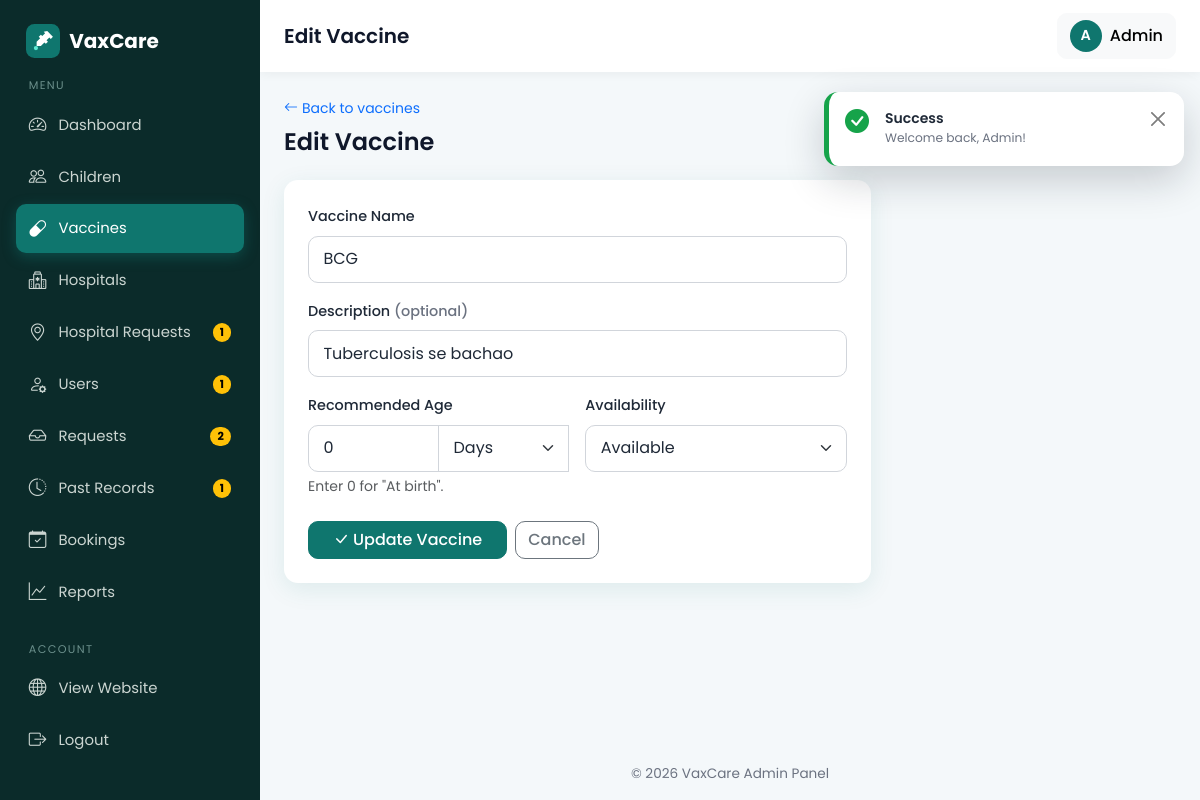
/admin/vaccine_form.php?id=1 (signed in), run on the app's committed database.
### tables this page shows
CREATE TABLE vaccines (
  id INT AUTO_INCREMENT PRIMARY KEY,
  vaccine_name VARCHAR(120) NOT NULL,
  description VARCHAR(255),
  recommended_age VARCHAR(50),               
  recommended_age_days INT NOT NULL DEFAULT 0,
  availability ENUM('available','unavailable') NOT NULL DEFAULT 'available'
);

### admin/vaccine_form.php (the view, shortened to what this page needs)
<?php
require_once __DIR__ . '/../includes/auth.php';
require_once __DIR__ . '/../config/db.php';
$id     = (int)($_GET['id'] ?? 0);
$isEdit = $id > 0;
$units = ['days' => 1, 'weeks' => 7, 'months' => 30, 'years' => 365];
$data = [
    'vaccine_name' => '',
    'description'  => '',
    'age_value'    => '0',
    'age_unit'     => 'weeks',
    'availability' => 'available',
];
if ($isEdit) {
    $stmt = $pdo->prepare('SELECT * FROM vaccines WHERE id = ?');
    $stmt->execute([$id]);
    $row = $stmt->fetch();
    [$value, $unit] = split_age_days($row['recommended_age_days']);
    $data = [
        'vaccine_name' => $row['vaccine_name'],
        'description'  => (string)$row['description'],
        'age_value'    => (string)$value,
        'age_unit'     => $unit,
        'availability' => $row['availability'],
    ];
}
$pageTitle  = $isEdit ? 'Edit Vaccine' : 'Add Vaccine';
require_once __DIR__ . '/../includes/admin_header.php';
?>
<div class="mb-4">
  <a href="<?= BASE_URL ?>/admin/vaccines.php" class="text-decoration-none small">
    <i class="bi bi-arrow-left me-1"></i>Back to vaccines
  </a>
  <h4 class="mt-2 mb-0"><?= e($pageTitle) ?></h4>
</div>
<div class="row">
  <div class="col-lg-8">
    <div class="card">
      <div class="card-body p-4">
        <form method="post" class="needs-validation" novalidate>
          <div class="row g-3">
            <div class="col-12">
              <label for="vaccine_name" class="form-label">Vaccine Name</label>
              <input type="text" class="form-control" id="vaccine_name" name="vaccine_name"
                     value="<?= e($data['vaccine_name']) ?>" minlength="3" maxlength="120" required>
            </div>
            <div class="col-12">
              <label for="description" class="form-label">Description <span class="text-muted">(optional)</span></label>
              <input type="text" class="form-control" id="description" name="description"
                     value="<?= e($data['description']) ?>" maxlength="255">
            </div>
            <div class="col-md-6">
              <label for="age_value" class="form-label">Recommended Age</label>
              <div class="input-group">
                <input type="number" class="form-control" id="age_value" name="age_value"
                       value="<?= e($data['age_value']) ?>" min="0" max="999" required>
                <select class="form-select" name="age_unit" aria-label="Age unit">
                  <?php foreach ($units as $name => $mult): ?>
                    <option value="<?= $name ?>" <?= $data['age_unit'] === $name ? 'selected' : '' ?>><?= ucfirst($name) ?></option>
                  <?php endforeach; ?>
                </select>
              </div>
              <div class="form-text">Enter 0 for "At birth".</div>
            </div>
            <div class="col-md-6">
              <label for="availability" class="form-label">Availability</label>
              <select class="form-select" id="availability" name="availability">
                <option value="available"   <?= $data['availability'] === 'available'   ? 'selected' : '' ?>>Available</option>
              </select>
            </div>
          </div>
          <div class="mt-4 d-flex gap-2">
            <button type="submit" class="btn btn-primary px-4">
              <i class="bi bi-check-lg me-1"></i><?= $isEdit ? 'Update Vaccine' : 'Save Vaccine' ?>
            </button>
            <a href="<?= BASE_URL ?>/admin/vaccines.php" class="btn btn-outline-secondary">Cancel</a>
          </div>
        </form>
      </div>
    </div>
  </div>
</div>
<?php require_once __DIR__ . '/../includes/admin_footer.php'; ?>

### assets/css/style.css (style rules this page uses)
:root { --brand: #0f766e; --brand-dark: #115e59; --brand-light: #ccfbf1; --accent: #2563eb; --bg: #f4f8fa; --text: #1f2937; --muted: #6b7280; --radius: 14px; --shadow: 0 6px 24px rgba(15, 118, 110, 0.10); --bs-primary: #0f766e; --bs-primary-rgb: 15, 118, 110; --bs-link-color: #0f766e; --bs-link-hover-color: #115e59; --bs-body-font-family: 'Poppins', system-ui, sans-serif; --bs-body-color: var(--text); }
html { scroll-behavior: smooth; }
body { font-family: 'Poppins', system-ui, sans-serif; background: var(--bg); color: var(--text); min-height: 100vh; display: flex; flex-direction: column; }
h1, h2, h3, h4, h5, h6 { font-weight: 600; color: #0f172a; }
.text-muted { color: var(--muted) !important; }
.btn { border-radius: 10px; font-weight: 500; transition: all .2s ease; }
.btn-primary { --bs-btn-bg: var(--brand); --bs-btn-border-color: var(--brand); --bs-btn-hover-bg: var(--brand-dark); --bs-btn-hover-border-color: var(--brand-dark); --bs-btn-active-bg: var(--brand-dark); --bs-btn-active-border-color: var(--brand-dark); --bs-btn-disabled-bg: var(--brand); --bs-btn-disabled-border-color: var(--brand); }
.card { border: 0; border-radius: var(--radius); box-shadow: var(--shadow); }
.form-control, .form-select { border-radius: 10px; padding: .65rem .9rem; border: 1px solid #d1d5db; }
.form-label { font-weight: 500; font-size: .9rem; }
body.admin-body { display: block; background: var(--bg); }
:root { --bs-primary-bg-subtle: #ccfbf1; --bs-primary-text-emphasis: #0f766e; }
html { scroll-padding-top: 80px; }

### data on the page
vaccines: vaccine_name "BCG", description "Tuberculosis se bachao", age_value "0", availability "Available"

### other printed values
APP_NAME "VaxCare"
$label "Dashboard"
$label "Children"
$label "Vaccines"
$label "Hospitals"
$label "Hospital Requests"
$badges[$file] "1"
$label "Users"
$label "Requests"
$badges[$file] "2"
$label "Past Records"
$label "Bookings"
$label "Reports"
$pageTitle "Edit Vaccine"
mb_strtoupper(mb_substr($_SESSION['name'] ?? 'A', 0, 1)) "A"
